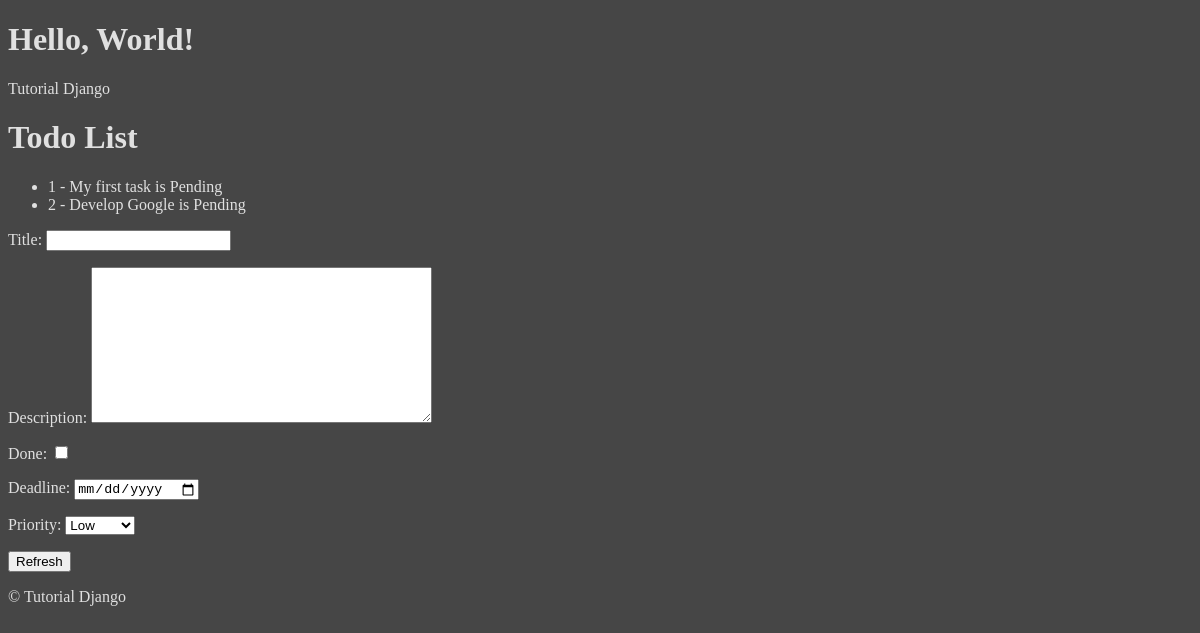
/todos, run on an earlier commit of the app's database.
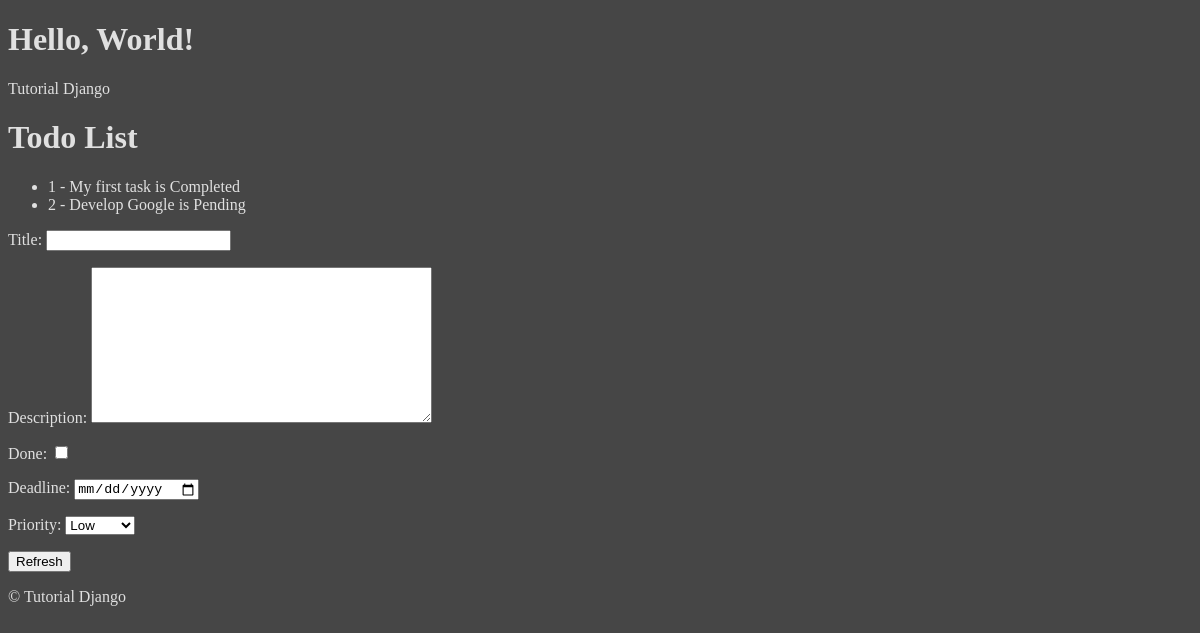
And on a later commit of the database.
### todos/models.py (models this page shows, shortened)
class Todos(models.Model):
    title = models.CharField(max_length=200)
    description = models.TextField(blank=True, null=True)
    done = models.BooleanField(default=False)
    deadline = models.DateField(blank=True, null=True)
    priority = models.IntegerField(choices=PriorityChoices.choices, default=PriorityChoices.LOW, blank=True, null=True)
    person = models.ForeignKey(Person, on_delete=models.CASCADE, related_name='todos', blank=True, null=True)
    created_at = models.DateTimeField(auto_now_add=True)
    updated_at = models.DateTimeField(auto_now=True)

### todos/views.py (the view)
# urls.py: path('todos', views.todos_view, name='todos_view'),
def todos_view(request):
    if request.method == 'POST':
        todo_form = TodoForm(request.POST)
        if todo_form.is_valid():
            todo = todo_form.save()
            return HttpResponse(f"Todo created with ID: {todo.id}")
    else:
        form = TodoForm()
        todos = Todos.objects.all()
        return render(request, 'todos.html', {'form': form, 'todos': todos})

### todos/forms.py
class TodoForm(forms.ModelForm):
    class Meta:
        model = Todos
        fields = ['title', 'description', 'done', 'deadline', 'priority']
        widgets = {
            'deadline': forms.DateInput(attrs={'type': 'date'}),
        }

### todos/templates/todos.html (shortened to what this page needs)
{% extends "base.html" %}
{% block content %}
  <h1>Todo List</h1>
  <ul>
    {% for todo in todos %}
      <li>{{ todo.id }} - {{ todo.title }} is {% if todo.done %}Completed{% else %}Pending{% endif %}</li>
    {% empty %}
      <li>No todos available.</li>
    {% endfor %}
  </ul>
  <form method="post">
    {{ form.as_p }}
    <button type="submit">Refresh</button>
  </form>
{% endblock %}

### todos/templates/base.html (shortened to what this page needs)
<!DOCTYPE html>
<html lang="en">
<head>
    {% load static %}
    <link rel="stylesheet" href="{% static 'css/styles.css' %}">
</head>
<body>
    <h1>Hello, World!</h1>
    <p>Tutorial Django</p>
    <main>
        {% block content %}
        {% endblock %}
    </main>
    <footer>
        <p>© {{ "now"|date:"Y" }} Tutorial Django</p>
    </footer>
</body>
</html>

### static/css/styles.css (style rules this page uses)
body { background-color: #464646; color: #e0e0e0; }

What changed in the data, as far as the page shows it:
changed Todos "My first task": done "Pending" → "Completed"
